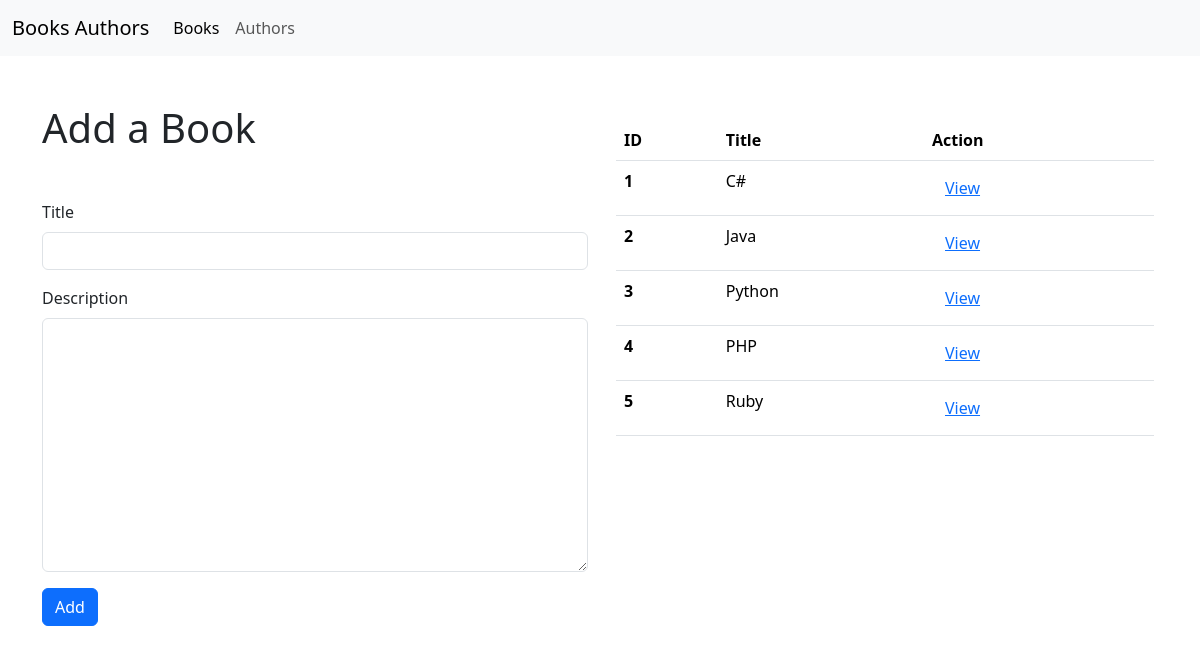
Before: / with the older database file.
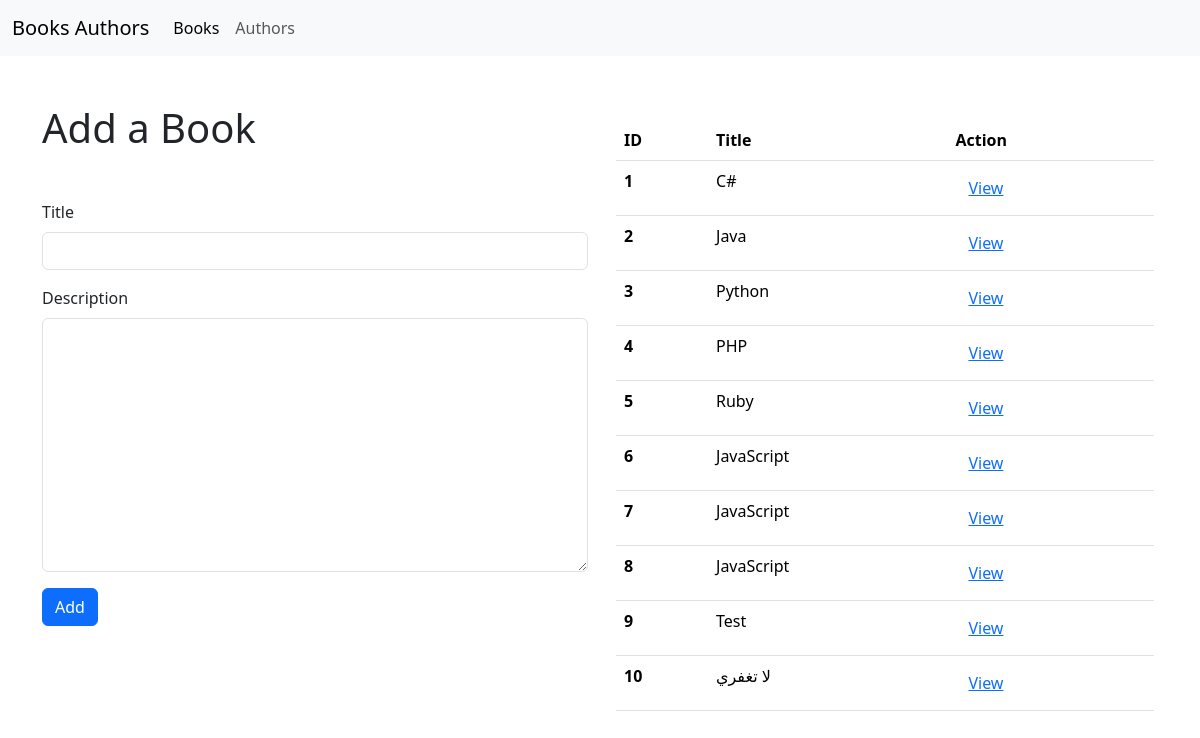
After: the same page with the newer database file.
### books_authors_app0/models.py (models this page shows, shortened)
class Book(models.Model):
    title = models.CharField(max_length=100)
    description = models.TextField()
    created_at = models.DateTimeField(auto_now_add=True)
    updated_at = models.DateTimeField(auto_now=True)
    authors = models.ManyToManyField(Author)

### books_authors_app0/views.py (the view)
# urls.py: path('', views.books, name='books'),
def books(request):
    books = Book.objects.all()
    form = BookForm(request.POST or None)
    if form.is_valid():
        form.save()
        return redirect('books_authors_app0:books')
    context = {
        'books': books,
         'form': form
    }
    return render(request, 'books.html', context)

### books_authors_app0/forms.py
class BookForm(forms.ModelForm):
    class Meta:
        model= Book
        fields = ["title", "description"]
    def __init__(self, *args, **kwargs):
        super(BookForm, self).__init__(*args, **kwargs)
        self.fields['title'].widget.attrs['class'] = 'form-control'
        self.fields['description'].widget.attrs['class'] = 'form-control'

### templates/books.html (shortened to what this page needs)
{% extends './base.html' %}
{% block content %}
        <div class="row mt-5">
            <div class="col-6">
                <h1 class="mb-5">Add a Book</h1>
                <form method="POST" action="">
                    <div class="mb-3">
                      <label class="form-label">Title</label>
                      {{form.title}}
                    </div>
                    <div class="mb-3">
                      <label class="form-label">Description</label>
                        {{form.description}}
                    </div>
                    <button type="submit" class="btn btn-primary">Add</button>
                </form>
            </div>
            <div class="col-6 p-3">
                <table class="table p-5">
                    <thead>
                      <tr>
                        <th scope="col">ID</th>
                        <th scope="col">Title</th>
                        <th scope="col">Action</th>
                    </tr>
                </thead>
                <tbody>
                    {% for book in books %}
                    <tr>
                        <th scope="row">{{forloop.counter}}</th>
                        <td scope="col">{{book.title}}</td>
                        <td><a href="{% url 'books_authors_app0:details' pk=book.id %}" class="btn btn-link">View</a></td>
                      </tr>
                      {% endfor %}
                    </tbody>
                  </table>
            </div>
        </div>
{% endblock content %}

### templates/base.html (shortened to what this page needs)
<!DOCTYPE html>
<html lang="en">
<head>
    <link href="https://cdn.jsdelivr.net/npm/bootstrap@5.3.2/dist/css/bootstrap.min.css" rel="stylesheet" />
</head>
<body>
    <nav class="navbar navbar-expand-lg bg-body-tertiary">
        <div class="container-fluid">
          <a class="navbar-brand" href="\">Books Authors</a>
          <div class="collapse navbar-collapse" id="navbarSupportedContent">
            <ul class="navbar-nav me-auto mb-2 mb-lg-0">
              <li class="nav-item">
                <a class="nav-link active" aria-current="page" href="{% url 'books_authors_app0:books'%}">Books</a>
              </li>
              <li class="nav-item">
                <a class="nav-link" href="{% url 'books_authors_app0:authors'%}">Authors</a>
              </li>
            </ul>
          </div>
        </div>
      </nav>
    <div class="container">
        {% block content %}
        {% endblock content %}
    </div>
</body>
</html>

Changed rows visible on the page:
added Book: title "JavaScript"
added Book: title "JavaScript"
added Book: title "JavaScript"
added Book: title "Test"
added Book: title "لا تغفري"
